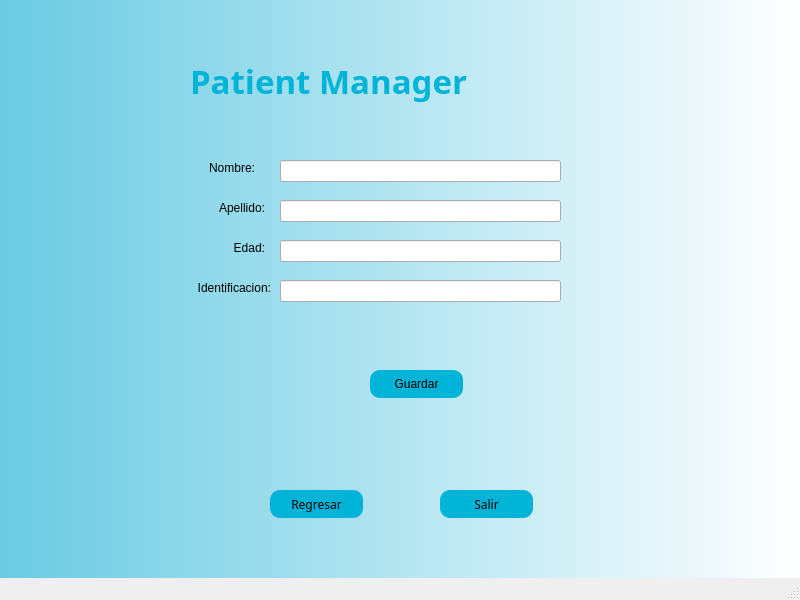
<?xml version="1.0" encoding="UTF-8"?>
<ui version="4.0">
 <class>MainWindow</class>
 <widget class="QMainWindow" name="MainWindow">
  <property name="geometry">
   <rect>
    <x>0</x>
    <y>0</y>
    <width>800</width>
    <height>600</height>
   </rect>
  </property>
  <property name="windowTitle">
   <string>MainWindow</string>
  </property>
  <property name="styleSheet">
   <string notr="true">QWidget#centralwidget{
background-color: qlineargradient(spread:pad, x1:0, y1:0, x2:1, y2:0, stop:0 rgba(105, 203, 227, 255), stop:1 rgba(255, 255, 255, 255));}</string>
  </property>
  <widget class="QWidget" name="centralwidget">
   <widget class="QPushButton" name="pushButton">
    <property name="geometry">
     <rect>
      <x>270</x>
      <y>490</y>
      <width>93</width>
      <height>28</height>
     </rect>
    </property>
    <property name="font">
     <font>
      <family>Montserrat</family>
     </font>
    </property>
    <property name="styleSheet">
     <string notr="true">QPushButton{
	border-radius: 10px;
	background-color: rgb(0, 180, 216);
}

</string>
    </property>
    <property name="text">
     <string>Regresar</string>
    </property>
   </widget>
   <widget class="QPushButton" name="pushButton_2">
    <property name="geometry">
     <rect>
      <x>440</x>
      <y>490</y>
      <width>93</width>
      <height>28</height>
     </rect>
    </property>
    <property name="font">
     <font>
      <family>Montserrat</family>
     </font>
    </property>
    <property name="styleSheet">
     <string notr="true">QPushButton{
	border-radius: 10px;
	background-color: rgb(0, 180, 216);
}

</string>
    </property>
    <property name="text">
     <string>Salir</string>
    </property>
   </widget>
   <widget class="QLabel" name="label">
    <property name="geometry">
     <rect>
      <x>190</x>
      <y>50</y>
      <width>431</width>
      <height>61</height>
     </rect>
    </property>
    <property name="font">
     <font>
      <family>Montserrat</family>
      <pointsize>25</pointsize>
      <weight>75</weight>
      <bold>true</bold>
     </font>
    </property>
    <property name="styleSheet">
     <string notr="true">QLabel{
	color: rgb(0, 180, 216);
}</string>
    </property>
    <property name="text">
     <string>Patient Manager</string>
    </property>
   </widget>
   <widget class="QLineEdit" name="lineEdit_nombre">
    <property name="geometry">
     <rect>
      <x>280</x>
      <y>160</y>
      <width>281</width>
      <height>22</height>
     </rect>
    </property>
   </widget>
   <widget class="QLineEdit" name="lineEdit_apellido">
    <property name="geometry">
     <rect>
      <x>280</x>
      <y>200</y>
      <width>281</width>
      <height>22</height>
     </rect>
    </property>
   </widget>
   <widget class="QLineEdit" name="lineEdit_edad">
    <property name="geometry">
     <rect>
      <x>280</x>
      <y>240</y>
      <width>281</width>
      <height>22</height>
     </rect>
    </property>
   </widget>
   <widget class="QLineEdit" name="lineEdit_identificacion">
    <property name="geometry">
     <rect>
      <x>280</x>
      <y>280</y>
      <width>281</width>
      <height>22</height>
     </rect>
    </property>
   </widget>
   <widget class="QPushButton" name="pushButton_guardar">
    <property name="geometry">
     <rect>
      <x>370</x>
      <y>370</y>
      <width>93</width>
      <height>28</height>
     </rect>
    </property>
    <property name="styleSheet">
     <string notr="true">QPushButton{
	border-radius: 10px;
	background-color: rgb(0, 180, 216);
}

</string>
    </property>
    <property name="text">
     <string>Guardar</string>
    </property>
   </widget>
   <widget class="QLabel" name="label_nombre">
    <property name="geometry">
     <rect>
      <x>200</x>
      <y>160</y>
      <width>55</width>
      <height>16</height>
     </rect>
    </property>
    <property name="text">
     <string>&lt;html&gt;&lt;head/&gt;&lt;body&gt;&lt;p align=&quot;right&quot;&gt;Nombre:&lt;/p&gt;&lt;/body&gt;&lt;/html&gt;</string>
    </property>
   </widget>
   <widget class="QLabel" name="label_apellido">
    <property name="geometry">
     <rect>
      <x>210</x>
      <y>200</y>
      <width>55</width>
      <height>16</height>
     </rect>
    </property>
    <property name="text">
     <string>&lt;html&gt;&lt;head/&gt;&lt;body&gt;&lt;p align=&quot;right&quot;&gt;Apellido:&lt;/p&gt;&lt;/body&gt;&lt;/html&gt;</string>
    </property>
   </widget>
   <widget class="QLabel" name="label_edad">
    <property name="geometry">
     <rect>
      <x>210</x>
      <y>240</y>
      <width>55</width>
      <height>16</height>
     </rect>
    </property>
    <property name="text">
     <string>&lt;html&gt;&lt;head/&gt;&lt;body&gt;&lt;p align=&quot;right&quot;&gt;Edad:&lt;/p&gt;&lt;/body&gt;&lt;/html&gt;</string>
    </property>
   </widget>
   <widget class="QLabel" name="label_identificacion">
    <property name="geometry">
     <rect>
      <x>190</x>
      <y>280</y>
      <width>81</width>
      <height>16</height>
     </rect>
    </property>
    <property name="text">
     <string>&lt;html&gt;&lt;head/&gt;&lt;body&gt;&lt;p align=&quot;right&quot;&gt;Identificacion:&lt;/p&gt;&lt;/body&gt;&lt;/html&gt;</string>
    </property>
   </widget>
  </widget>
  <widget class="QMenuBar" name="menubar">
   <property name="geometry">
    <rect>
     <x>0</x>
     <y>0</y>
     <width>800</width>
     <height>26</height>
    </rect>
   </property>
  </widget>
  <widget class="QStatusBar" name="statusbar"/>
 </widget>
 <resources/>
 <connections/>
</ui>
